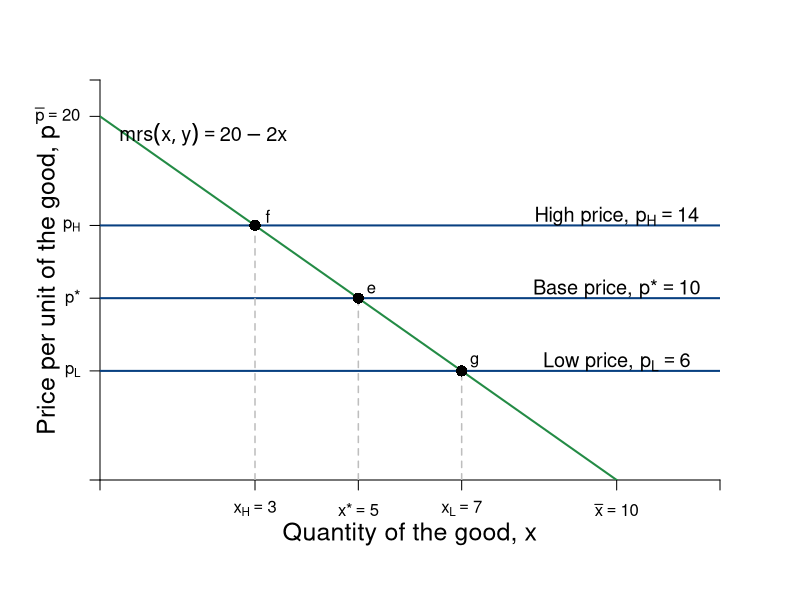

Generate this figure with R:
require(shape)
pdf(file = "indmarketdemand/mrs_price_qql.pdf", width = 9, height = 7)

#Set parameters for graphics
axislabelsize <- 1.5
labelsize <- 1.2
graphlinewidth <- 2
segmentlinewidth <- 1.5

COL <- c("#7fc97f", "#beaed4", "#fdc086", "#ffff99", "#386cb0", "#f0027f", "#bf5b17", "#666666")
COLA <- c("#99d8c9","#66c2a4","#41ae76", "#238b45", "#005824")
COLB <- c("#4eb3d3", "#2b8cbe", "#0868ac","#084081")

par(mar =  c(6, 5, 4, 4))

mrsA <- function(x, rmax = 10, xmax = 20) {
  rmax - (rmax/xmax)*x
}

# uA <- function(x, y, rmax, rmax = 10, xmas = 20) {
#   y + rmax*x - (1/2)(rmax/xmax)*x^2
# }

xlims <- c(0, 12)
ylims <- c(0, 22)

npts <- 501 
x <- seq(xlims[1], xlims[2], length.out = npts)
y <- seq(ylims[1], ylims[2], length.out = npts) 
a <- c(46.08, 55, 64)
b <- c(46.08, 55, 64)

plot(0, 0, xlim = xlims, ylim = ylims, type = "n",
     xlab = expression(paste("")),
     ylab = expression(paste("")), 
     xaxt = "n", 
     yaxt = "n", 
     cex.lab = axislabelsize, 
     bty = "n",
     xaxs="i", 
     yaxs="i")

# ticksy <- seq(from = 0, to = ylims[2], by = 2)
# ylabels <- seq(from = 0, to = ylims[2], by = 2)
# ticksx <- seq(from = 0, to = xlims[2], by = 2)
# xlabels <- seq(from = 0, to = xlims[2], by = 2)
ticksy <- c(0, 6, 10, 14, 20, ylims[2])
ylabels <- c(NA, expression(paste(p[L])), expression(paste(p,"*")), expression(paste(p[H])), expression(paste(bar(p) == 20)), NA)
ticksx <- c(0, 3, 5, 7, 10, xlims[2])
xlabels <- c(NA, expression(paste(x[H] == 3)), expression(paste(x,"*" == 5)), expression(paste(x[L] == 7)), expression(paste(bar(x) == 10)), NA)

axis(1, at = ticksx, pos = 0, labels = xlabels)
axis(2, at = ticksy, pos = 0, labels = ylabels, las = 1)

npts <- 500 
xx1 <- seq(xlims[1], xlims[2], length.out = npts)

#xpoly <- c(0, 10, 0)
#ypoly <- c(5, 5, 10)
#polygon(x = xpoly, y = ypoly, col = COL[4], density=NULL, border = NA)

lines(xx1, mrsA(xx1, rmax = 20, xmax = 10), col = COLA[4], lwd = graphlinewidth)
#lines(xx1, brfB(xx1, alpha = 16, beta = 1/24), col = COLB[4], lwd = graphlinewidth)




#mtext(expression(paste("Quantity of the good, ", x)), side=1, line = 2.5, cex = axislabelsize)
text(0.5*xlims[2], -3, expression(paste("Quantity of the good, ", x)), xpd = TRUE, cex = axislabelsize) 
text(-1, 0.5*ylims[2], expression(paste("Price per unit of the good, ", p)), xpd = TRUE, cex = axislabelsize, srt = 90) 


segments(0, 10, xlims[2], 10, lty = 1, col = COLB[4] , lwd = graphlinewidth)
segments(5, 0, 5, 10, lty = 2, col = "gray" , lwd = segmentlinewidth)
text(10, 10.5, expression(paste("Base price, ", p,"*" == 10)), cex = labelsize)
points(5, 10, pch = 16, col = "black", cex = 1.5)
text(5.25, 10.5, expression(e))

segments(0, 14, xlims[2], 14, lty = 1, col = COLB[4] , lwd = graphlinewidth)
segments(3, 0, 3, 14, lty = 2, col = "gray" , lwd = segmentlinewidth)
text(10, 14.5, expression(paste("High price, ", p[H] == 14)), cex = labelsize)
points(3, 14, pch = 16, col = "black", cex = 1.5)
text(3.25, 14.5, expression(f))


segments(0, 6, xlims[2], 6, lty = 1, col = COLB[4] , lwd = graphlinewidth)
segments(7, 0, 7, 6, lty = 2, col = "gray" , lwd = segmentlinewidth)
text(10, 6.5, expression(paste("Low price, ", p[L] == 6)), cex = labelsize)
points(7, 6, pch = 16, col = "black", cex = 1.5)
text(7.25, 6.5, expression(g))


#text(7.3, 2.5, expression("Curve"))
#Arrows(7.3, 3.5, 7.3, 6.1, col = "black", lty = 1, lwd = 2, arr.type = "triangle", arr.lwd = 0.5)

#Label the iso-welfare functions for the HG, Aisha
# text(3.8, 1.5, expression(u[1]^A))
# text(4.6, 1.5, expression(u[2]^A))
# text(5.5, 1.5, expression(u[3]^A))
#text(6.6, 8.3, expression(u[4]^A))


#Label the indifference curves for the HG, Betty
# text(7.6, 17, expression(u[1]^B))
# text(6.75, 17, expression(u[2]^B))
# text(6, 17, expression(u[3]^B))
#text(3.4, 6.9, expression(v[4]^B))

#Label mrs function
text(2, 19, expression(paste(mrs(x,y) == 20 - 2*x)), cex = labelsize)
#Arrows(10, 7.5, 10, 5, col = "black", lty = 1, lwd = 2, arr.type = "triangle", arr.lwd = 0.5)

#Label satiation
#text(20, 3.5, expression(paste(bar(x) == "Point")))
#text(20, 3, expression(paste("of Satiation")))
#Arrows(20, 2.5, 20, 0.5, col = "black", lty = 1, lwd = 2, arr.type = "triangle", arr.lwd = 0.5)

#Label highest willingness to pay
#text(5, 10, expression("Consumer Surplus"))
#text(5, 9, expression(paste(CS==frac(1, 2)*bgroup("(",bar(r) - p,")")*x)))
#Arrows(5, 8.5, 5, 6, col = "black", lty = 1, lwd = 2, arr.type = "triangle", arr.lwd = 0.5)

dev.off()
